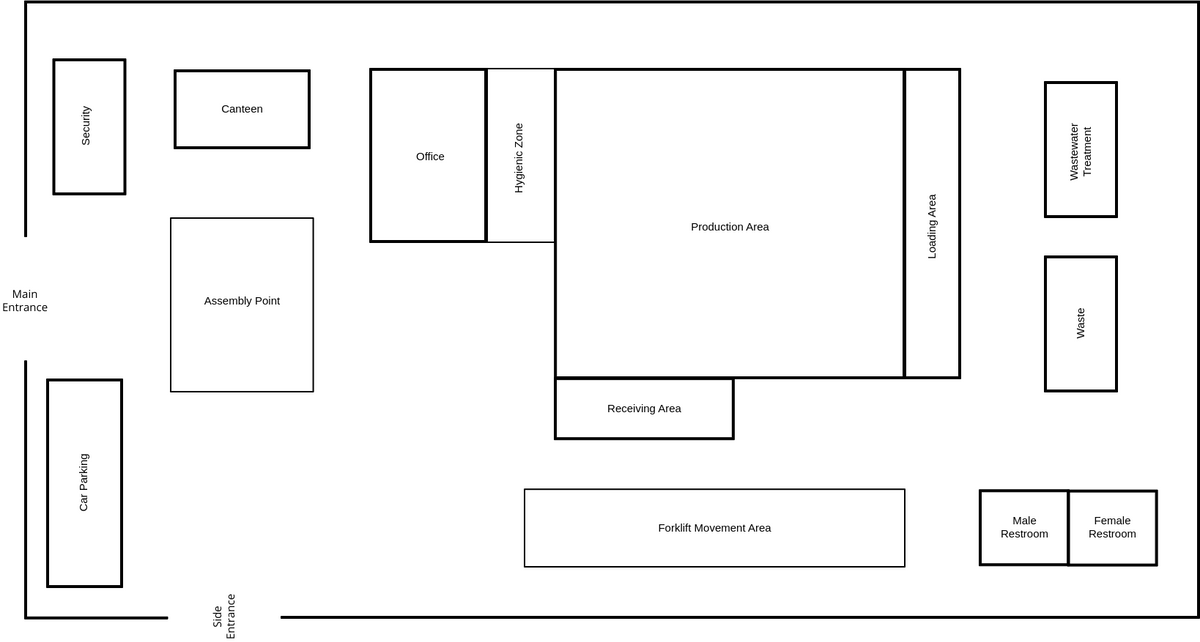
#> input picture assets/simpleSitePlan.png, 1200 x 642 px
$ python pdftobitmap.py
#> lines starting #> are read from the running program, lines starting #| are printed output that depends on the picture; after the words box and inside, x2 and y2 are one past the last pixel; in counts of white or black regions, pixels touching at a corner belong together
import cv2
import numpy as np

def convert_siteplan(input_path, output_path, threshold=None, invert=False, upscale_factor=1):
    """
    Convert a site plan image to a 120x80 B/W grid while preserving details.

    Parameters:
    - input_path: Path to input PNG file
    - output_path: Path to save output PNG
    - threshold: Pixel value threshold (0-255), None for Otsu's method
    - invert: Set True if image has white lines on black background
    - upscale_factor: Scale factor to preserve thin lines (1 = no scaling)
    """
#> called with input_path = 'assets/simpleSitePlan.png', output_path = 'output2.png', invert = False, upscale_factor = 4
    # Read image
    img = cv2.imread(input_path)
#> img is the input picture: shape (642, 1200, 3); min 0, max 255, mean 244.6
    if img is None:
        raise ValueError(f"Could not read image from {input_path}")

    # [8 lines of commented-out code are left out]
    gray = cv2.cvtColor(img, cv2.COLOR_BGR2GRAY)

    # Apply thresholding
    if threshold is None:
        _, thresh = cv2.threshold(gray, 0, 255, cv2.THRESH_BINARY + cv2.THRESH_OTSU)
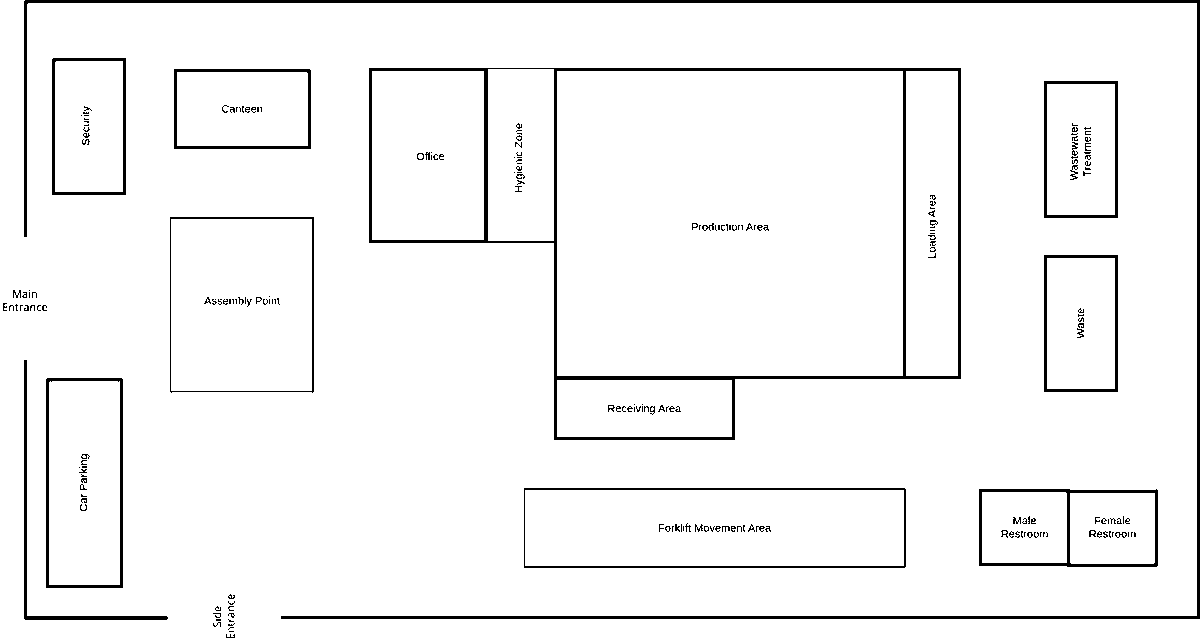
#> thresh: shape (642, 1200); 95.8% white; 222 black regions (174 under 20 px), largest, box (x1, y1, x2, y2) and area: (24, 0, 1200, 619) 8826, (369, 68, 961, 440) 8348, (524, 488, 906, 568) 1754
    else:
        _, thresh = cv2.threshold(gray, threshold, 255, cv2.THRESH_BINARY)

    # Invert colors if needed
    # if invert:
    #     thresh = cv2.bitwise_not(thresh)

    # Calculate grid cell dimensions
    height, width = thresh.shape
#> height = 642; width = 1200
    grid_width = 120
    grid_height = 80

    # Create output grid
    grid = np.ones((grid_height, grid_width), dtype=np.uint8) * 255

    # Calculate cell dimensions
    cell_w = width / grid_width
#> cell_w = 10
    cell_h = height / grid_height
#> cell_h = 8.03

    # Check each grid cell
    for y in range(grid_height):
        for x in range(grid_width):
            # Calculate cell boundaries
            x_start = int(x * cell_w)
            x_end = int((x + 1) * cell_w)
            y_start = int(y * cell_h)
            y_end = int((y + 1) * cell_h)

            # Extract cell region
            cell = thresh[y_start:y_end, x_start:x_end]

            # Mark black if any black pixels found
            if np.any(cell == 0):
                grid[y, x] = 0
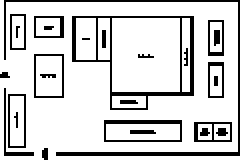
#> grid: shape (80, 120) (shown 2 times larger); 82.9% white; black in thin lines or dots

    # Save output
    cv2.imwrite(output_path, grid)
    print(f"Successfully saved grid image to {output_path}")

# Example usage
if __name__ == "__main__":
    convert_siteplan(
        input_path="assets/simpleSitePlan.png",
        output_path="output2.png",
        threshold=None,  # Use Otsu's automatic threshold
        invert=False,    # Set True if white lines on black background
        upscale_factor=4 # Increase to preserve thinner lines
    )

$ run again, with assets/siteplan.png copied over assets/simpleSitePlan.png
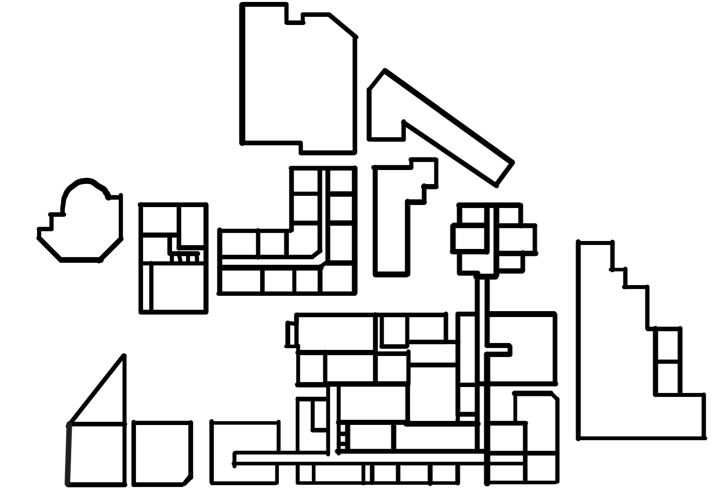
#> input picture assets/siteplan.png, 1440 x 986 px (shown at 1/2 size)
#> in convert_siteplan, img is the input picture: shape (986, 1440, 3); min 0, max 255, mean 225.7
#> thresh: shape (986, 1440); 88.5% white; 10 black regions, largest, box (x1, y1, x2, y2) and area: (418, 405, 1119, 973) 73560, (433, 331, 715, 592) 21846, (1152, 478, 1415, 882) 13067
#> after the loop in convert_siteplan, `for y in range(grid_height):`:
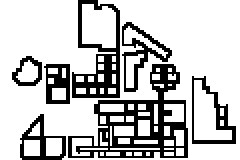
#> grid: shape (80, 120) (shown 2 times larger); 76.2% white; black in thin lines or dots
